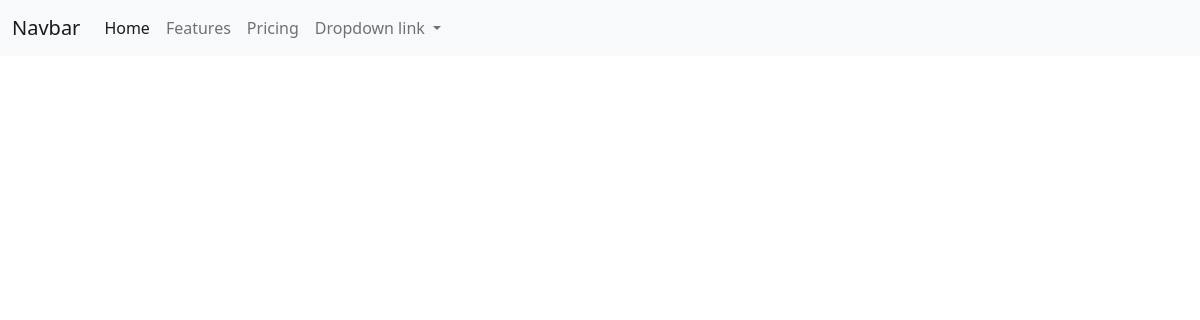
The page /payments/ on the database as committed earlier.
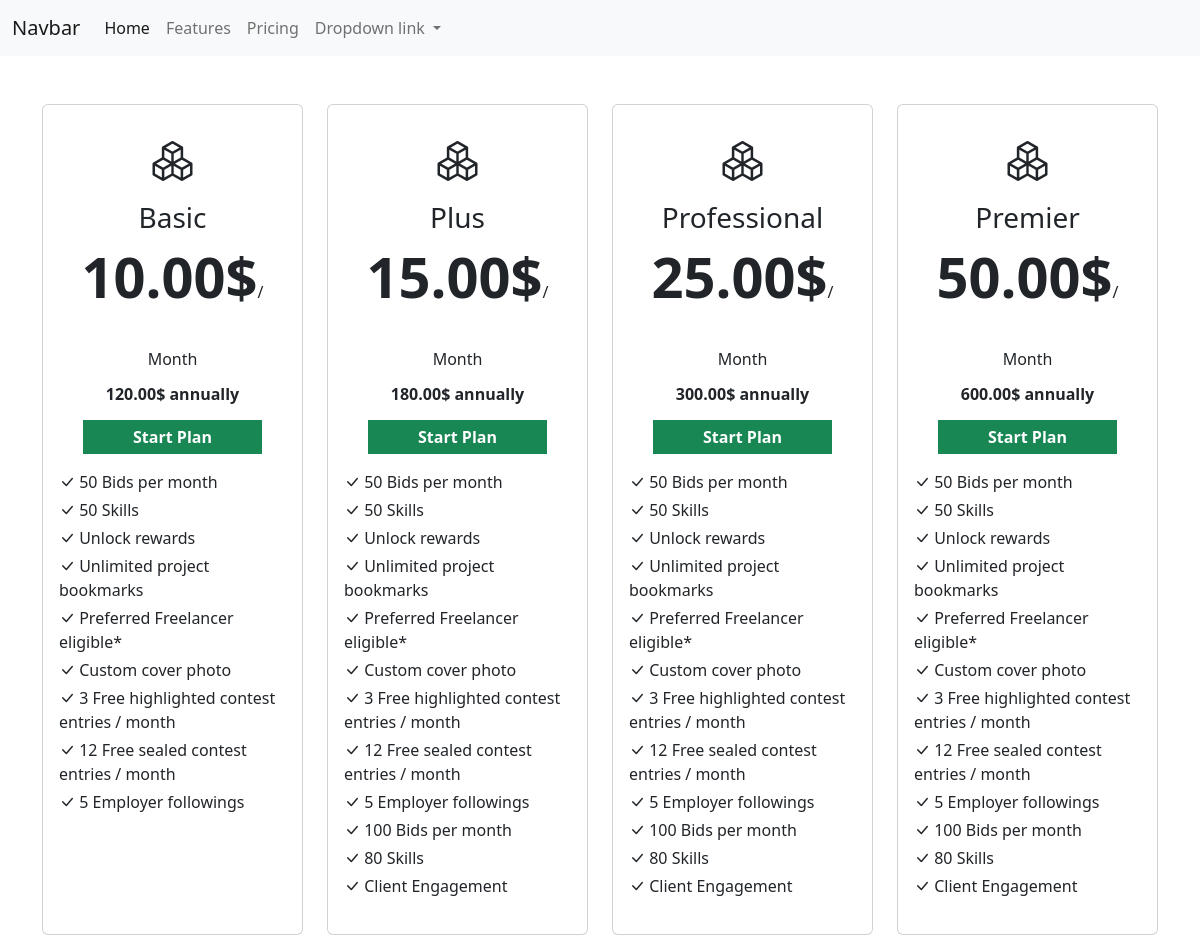
The same page on the database as committed later.
### products/models.py (models this page shows, shortened)
class Package(models.Model):
    name = models.CharField(max_length=100, unique=True)
    monthly_price = models.DecimalField(default=10, decimal_places=2, max_digits=6)
    annual_price = models.DecimalField(default=10, decimal_places=2, max_digits=6)
    features  = models.ManyToManyField("PackageFeature")

class PackageFeature(models.Model):
    title = models.CharField(max_length=100)

### payments/views.py (the view)
# urls.py: path('', views.HomeView.as_view(), name='payment-home'),
class HomeView(TemplateView):
    template_name = 'payments/index.html'
    def get_context_data(self, **kwargs):
        context = {}
        context['packages'] = Package.objects.all()
        return context

### templates/payments/index.html (shortened to what this page needs)
{% extends 'base.html' %}
{% block content %}
<div class=" container mt-5">
  <div class="row row-cols-1 row-cols-md-4 g-4">
    {% for package in packages %}
    <div class="col">
      <div class="card h-100 py-3">
      <form action= {% url 'payments:pay' package.id %}  method='POST'>
          <div class="card-body text-center">
            <h1 class='mb-3'><i class="bi bi-boxes"></i></h1>
            <h3>{{package.name}}</h3>
            <h1 class="display-4 fw-bold ">{{ package.monthly_price}}$<small class="h6">/ Month</small></h1>
            <h6 class="fw-bold ">{{ package.annual_price}}$ annually</h6>
            <div class='text-center px-4 mt-3 '>
              <button class="btn btn-success d-block w-100 mt-3 rounded-0 fw-bold py-1 ">Start Plan</button>
            </div>
            <div class='text-start mt-3'>
              {% for feature in package.features.all %}
                <span class="card-text d-block my-1"><i class="bi bi-check-lg"></i> {{ feature.title}}</span>
              {% endfor %}
            </div>
          </div>
        </form>
      </div>
    </div>
    {% endfor %}
  </div>
{% endblock content %}

### templates/base.html (shortened to what this page needs)
<!doctype html>
<html lang="en">
  <head>
    <link href="https://cdn.jsdelivr.net/npm/bootstrap@5.2.2/dist/css/bootstrap.min.css" rel="stylesheet">
    <link rel="stylesheet" href="https://cdn.jsdelivr.net/npm/bootstrap-icons@1.10.2/font/bootstrap-icons.css">
  </head>
  <body>
      {% include 'layouts/navbar.html' %}
      <div class='container-fluid'>
        {% block content %}
        {% endblock content %}
        </div>
  </body>
</html>

### templates/layouts/navbar.html (shortened to what this page needs)
<nav class="navbar navbar-expand-lg bg-light">
    <div class="container-fluid">
      <a class="navbar-brand" href="#">Navbar</a>
      <div class="collapse navbar-collapse" id="navbarNavDropdown">
        <ul class="navbar-nav">
          <li class="nav-item">
            <a class="nav-link active" aria-current="page" href="{% url 'payments:payment-home' %}">Home</a>
          </li>
          <li class="nav-item">
            <a class="nav-link" href="#">Features</a>
          </li>
          <li class="nav-item">
            <a class="nav-link" href="#">Pricing</a>
          </li>
          <li class="nav-item dropdown">
            <a class="nav-link dropdown-toggle" href="#" role="button" data-bs-toggle="dropdown" aria-expanded="false">
              Dropdown link
            </a>
          </li>
        </ul>
      </div>
    </div>
  </nav>

Rows that differ between the two databases and show on the page:
added Package: name "Basic", monthly_price "10.00", annual_price "120.00"
added PackageFeature: title "50 Bids per month"
added PackageFeature: title "50 Skills"
added PackageFeature: title "Unlock rewards"
added PackageFeature: title "Unlimited project bookmarks"
added PackageFeature: title "Preferred Freelancer eligible*"
added PackageFeature: title "Custom cover photo"
added PackageFeature: title "3 Free highlighted contest entries / month"
added PackageFeature: title "12 Free sealed contest entries / month"
added PackageFeature: title "5 Employer followings"
added Package: name "Plus", monthly_price "15.00", annual_price "180.00"
added PackageFeature: title "100 Bids per month"
added PackageFeature: title "80 Skills"
added PackageFeature: title "Client Engagement"
added Package: name "Professional", monthly_price "25.00", annual_price "300.00"
added Package: name "Premier", monthly_price "50.00", annual_price "600.00"
